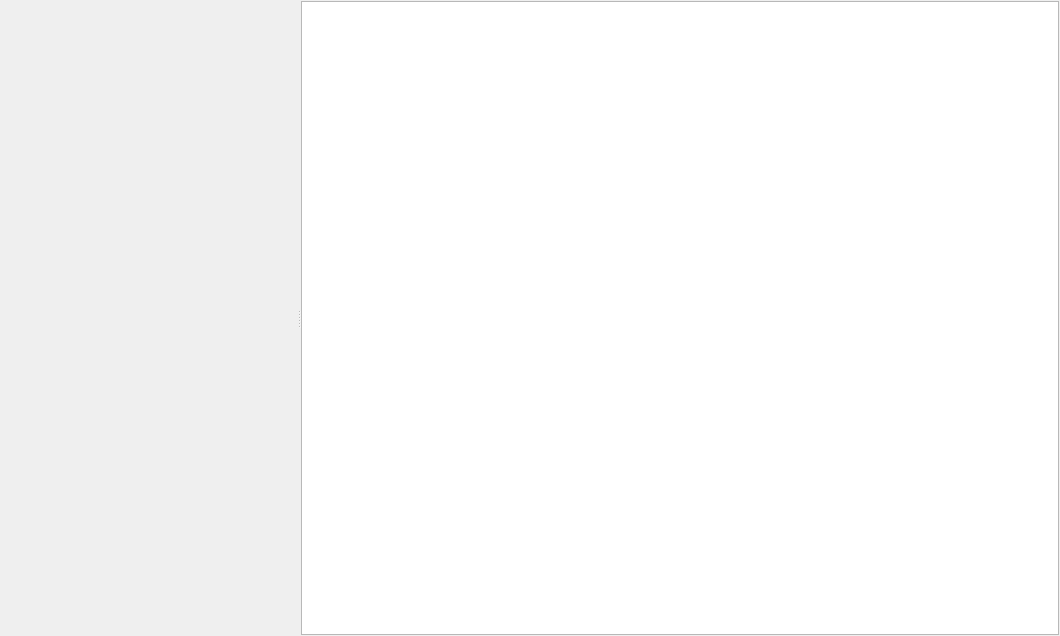
<?xml version="1.0" encoding="UTF-8"?>
<ui version="4.0">
 <class>XOcrWidget</class>
 <widget class="QWidget" name="XOcrWidget">
  <property name="geometry">
   <rect>
    <x>0</x>
    <y>0</y>
    <width>1060</width>
    <height>636</height>
   </rect>
  </property>
  <property name="windowTitle">
   <string>OCR</string>
  </property>
  <layout class="QHBoxLayout" name="horizontalLayout">
   <property name="leftMargin">
    <number>1</number>
   </property>
   <property name="topMargin">
    <number>1</number>
   </property>
   <property name="rightMargin">
    <number>1</number>
   </property>
   <property name="bottomMargin">
    <number>1</number>
   </property>
   <item>
    <widget class="QSplitter" name="splitter">
     <property name="orientation">
      <enum>Qt::Horizontal</enum>
     </property>
     <widget class="ImageView" name="Image" native="true"/>
     <widget class="QTextEdit" name="textEdit"/>
    </widget>
   </item>
  </layout>
 </widget>
 <customwidgets>
  <customwidget>
   <class>ImageView</class>
   <extends>QWidget</extends>
   <header>imageview.h</header>
   <container>1</container>
  </customwidget>
 </customwidgets>
 <resources/>
 <connections/>
</ui>
